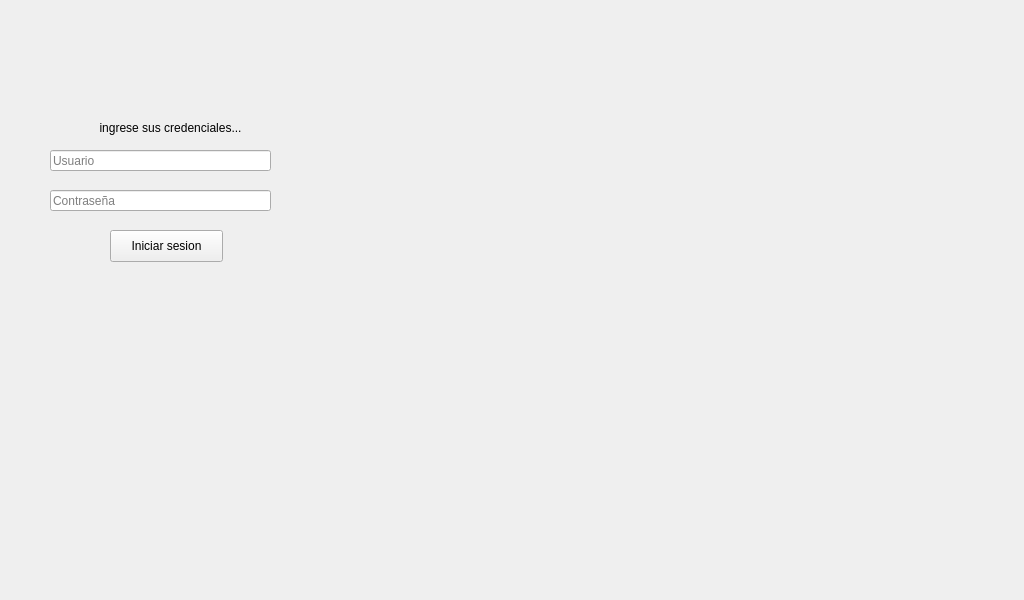
<?xml version="1.0" encoding="UTF-8"?>
<ui version="4.0">
 <class>MainWindow</class>
 <widget class="QMainWindow" name="MainWindow">
  <property name="enabled">
   <bool>true</bool>
  </property>
  <property name="geometry">
   <rect>
    <x>0</x>
    <y>0</y>
    <width>1024</width>
    <height>600</height>
   </rect>
  </property>
  <property name="sizePolicy">
   <sizepolicy hsizetype="Fixed" vsizetype="Fixed">
    <horstretch>0</horstretch>
    <verstretch>0</verstretch>
   </sizepolicy>
  </property>
  <property name="windowTitle">
   <string>Inicia sesion</string>
  </property>
  <property name="autoFillBackground">
   <bool>false</bool>
  </property>
  <widget class="QWidget" name="centralwidget">
   <widget class="QLineEdit" name="Usuarioline1">
    <property name="geometry">
     <rect>
      <x>50</x>
      <y>150</y>
      <width>221</width>
      <height>21</height>
     </rect>
    </property>
    <property name="inputMask">
     <string/>
    </property>
    <property name="text">
     <string/>
    </property>
    <property name="maxLength">
     <number>32767</number>
    </property>
    <property name="dragEnabled">
     <bool>true</bool>
    </property>
    <property name="placeholderText">
     <string>Usuario</string>
    </property>
   </widget>
   <widget class="QLineEdit" name="passw1">
    <property name="geometry">
     <rect>
      <x>50</x>
      <y>190</y>
      <width>221</width>
      <height>21</height>
     </rect>
    </property>
    <property name="sizePolicy">
     <sizepolicy hsizetype="Fixed" vsizetype="Fixed">
      <horstretch>0</horstretch>
      <verstretch>0</verstretch>
     </sizepolicy>
    </property>
    <property name="inputMethodHints">
     <set>Qt::ImhHiddenText|Qt::ImhNoAutoUppercase|Qt::ImhNoPredictiveText|Qt::ImhSensitiveData</set>
    </property>
    <property name="echoMode">
     <enum>QLineEdit::Password</enum>
    </property>
    <property name="placeholderText">
     <string>Contraseña</string>
    </property>
   </widget>
   <widget class="QPushButton" name="inisesbut1">
    <property name="geometry">
     <rect>
      <x>110</x>
      <y>230</y>
      <width>113</width>
      <height>32</height>
     </rect>
    </property>
    <property name="text">
     <string>Iniciar sesion</string>
    </property>
   </widget>
   <widget class="QLabel" name="aviso1">
    <property name="geometry">
     <rect>
      <x>80</x>
      <y>120</y>
      <width>181</width>
      <height>16</height>
     </rect>
    </property>
    <property name="text">
     <string>ingrese sus credenciales...</string>
    </property>
    <property name="alignment">
     <set>Qt::AlignCenter</set>
    </property>
   </widget>
   <widget class="QLabel" name="label">
    <property name="enabled">
     <bool>true</bool>
    </property>
    <property name="geometry">
     <rect>
      <x>60</x>
      <y>280</y>
      <width>211</width>
      <height>16</height>
     </rect>
    </property>
    <property name="sizePolicy">
     <sizepolicy hsizetype="Fixed" vsizetype="Fixed">
      <horstretch>0</horstretch>
      <verstretch>0</verstretch>
     </sizepolicy>
    </property>
    <property name="font">
     <font>
      <weight>75</weight>
      <italic>false</italic>
      <bold>true</bold>
      <underline>false</underline>
     </font>
    </property>
    <property name="text">
     <string/>
    </property>
    <property name="alignment">
     <set>Qt::AlignCenter</set>
    </property>
   </widget>
   <widget class="QLabel" name="label_2">
    <property name="geometry">
     <rect>
      <x>0</x>
      <y>0</y>
      <width>1021</width>
      <height>601</height>
     </rect>
    </property>
    <property name="text">
     <string/>
    </property>
    <property name="pixmap">
     <pixmap>NOT TRANSPARENT-18.png</pixmap>
    </property>
    <property name="scaledContents">
     <bool>true</bool>
    </property>
   </widget>
   <widget class="QLabel" name="label_3">
    <property name="geometry">
     <rect>
      <x>0</x>
      <y>0</y>
      <width>331</width>
      <height>171</height>
     </rect>
    </property>
    <property name="text">
     <string/>
    </property>
    <property name="pixmap">
     <pixmap>fondos touch and count-25.png</pixmap>
    </property>
    <property name="scaledContents">
     <bool>true</bool>
    </property>
   </widget>
   <zorder>label_2</zorder>
   <zorder>label_3</zorder>
   <zorder>Usuarioline1</zorder>
   <zorder>passw1</zorder>
   <zorder>inisesbut1</zorder>
   <zorder>aviso1</zorder>
   <zorder>label</zorder>
  </widget>
 </widget>
 <resources/>
 <connections/>
</ui>
